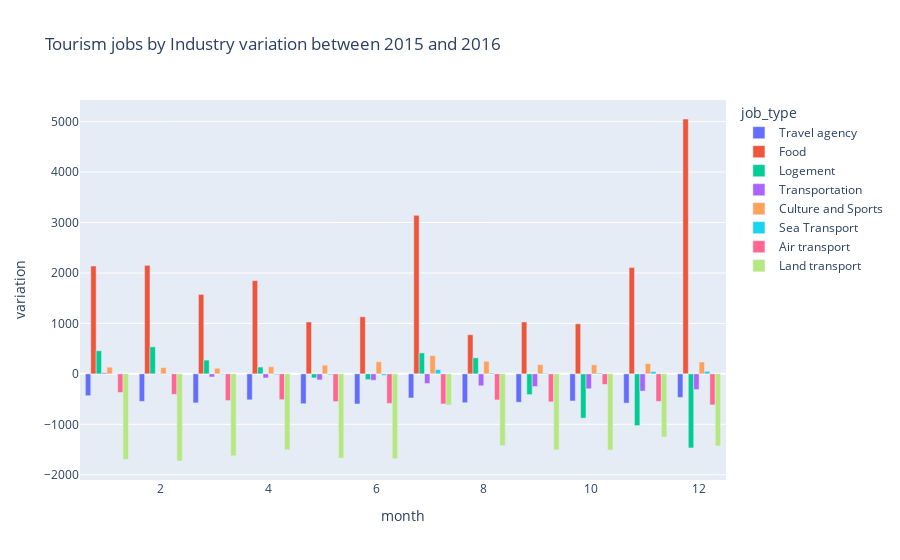

This figure's notebook cell:
### Code cell
fig = px.bar(tourism_rio_grouped_diff, x='month', y='variation', color='job_type', barmode ='group',title='Tourism jobs by Industry variation between 2015 and 2016')

fig.show()

### Figure 1 — Plotly figure (JSON) as saved in the notebook; plotly's stock layout.template omitted (floating-point values rounded to 4 significant figures)
{"data": [{"alignmentgroup": "True", "hovertemplate": "job_type=Travel agency<br>month=%{x}<br>variation=%{y}<extra></extra>", "legendgroup": "Travel agency", "marker": {"color": "#636efa"}, "name": "Travel agency", "offsetgroup": "Travel agency", "orientation": "v", "showlegend": true, "textposition": "auto", "type": "bar", "x": [1, 2, 3, 4, 5, 6, 7, 8, 9, 10, 11, 12], "xaxis": "x", "y": [-432, -545, -575, -515, -592, -597, -478, -572, -562, -537, -580, -467], "yaxis": "y"}, {"alignmentgroup": "True", "hovertemplate": "job_type=Food<br>month=%{x}<br>variation=%{y}<extra></extra>", "legendgroup": "Food", "marker": {"color": "#EF553B"}, "name": "Food", "offsetgroup": "Food", "orientation": "v", "showlegend": true, "textposition": "auto", "type": "bar", "x": [1, 2, 3, 4, 5, 6, 7, 8, 9, 10, 11, 12], "xaxis": "x", "y": [2138, 2151, 1575, 1848, 1029, 1132, 3142, 776, 1030, 993, 2109, 5052], "yaxis": "y"}, {"alignmentgroup": "True", "hovertemplate": "job_type=Logement<br>month=%{x}<br>variation=%{y}<extra></extra>", "legendgroup": "Logement", "marker": {"color": "#00cc96"}, "name": "Logement", "offsetgroup": "Logement", "orientation": "v", "showlegend": true, "textposition": "auto", "type": "bar", "x": [1, 2, 3, 4, 5, 6, 7, 8, 9, 10, 11, 12], "xaxis": "x", "y": [458, 536, 273, 135, -80, -114, 416, 318, -411, -877, -1025, -1468], "yaxis": "y"}, {"alignmentgroup": "True", "hovertemplate": "job_type=Transportation<br>month=%{x}<br>variation=%{y}<extra></extra>", "legendgroup": "Transportation", "marker": {"color": "#ab63fa"}, "name": "Transportation", "offsetgroup": "Transportation", "orientation": "v", "showlegend": true, "textposition": "auto", "type": "bar", "x": [1, 2, 3, 4, 5, 6, 7, 8, 9, 10, 11, 12], "xaxis": "x", "y": [22, -6, -62, -81, -120, -127, -191, -236, -251, -295, -341, -311], "yaxis": "y"}, {"alignmentgroup": "True", "hovertemplate": "job_type=Culture and Sports<br>month=%{x}<br>variation=%{y}<extra></extra>", "legendgroup": "Culture and Sports", "marker": {"color": "#FFA15A"}, "name": "Culture and Sports", "offsetgroup": "Culture and Sports", "orientation": "v", "showlegend": true, "textposition": "auto", "type": "bar", "x": [1, 2, 3, 4, 5, 6, 7, 8, 9, 10, 11, 12], "xaxis": "x", "y": [133, 124, 111, 141, 172, 240, 362, 249, 182, 180, 204, 236], "yaxis": "y"}, {"alignmentgroup": "True", "hovertemplate": "job_type=Sea Transport<br>month=%{x}<br>variation=%{y}<extra></extra>", "legendgroup": "Sea Transport", "marker": {"color": "#19d3f3"}, "name": "Sea Transport", "offsetgroup": "Sea Transport", "orientation": "v", "showlegend": true, "textposition": "auto", "type": "bar", "x": [1, 2, 3, 4, 5, 6, 7, 8, 9, 10, 11, 12], "xaxis": "x", "y": [3, 8, -11, -15, -17, -29, 86, 15, 13, 17, 45, 51], "yaxis": "y"}, {"alignmentgroup": "True", "hovertemplate": "job_type=Air transport<br>month=%{x}<br>variation=%{y}<extra></extra>", "legendgroup": "Air transport", "marker": {"color": "#FF6692"}, "name": "Air transport", "offsetgroup": "Air transport", "orientation": "v", "showlegend": true, "textposition": "auto", "type": "bar", "x": [1, 2, 3, 4, 5, 6, 7, 8, 9, 10, 11, 12], "xaxis": "x", "y": [-369, -406, -528, -511, -550, -585, -596, -517, -555, -209, -545, -615], "yaxis": "y"}, {"alignmentgroup": "True", "hovertemplate": "job_type=Land transport<br>month=%{x}<br>variation=%{y}<extra></extra>", "legendgroup": "Land transport", "marker": {"color": "#B6E880"}, "name": "Land transport", "offsetgroup": "Land transport", "orientation": "v", "showlegend": true, "textposition": "auto", "type": "bar", "x": [1, 2, 3, 4, 5, 6, 7, 8, 9, 10, 11, 12], "xaxis": "x", "y": [-1697, -1727, -1624, -1505, -1670, -1682, -616, -1424, -1505, -1510, -1251, -1429], "yaxis": "y"}], "layout": {"barmode": "group", "legend": {"title": {"text": "job_type"}, "tracegroupgap": 0}, "title": {"text": "Tourism jobs by Industry variation between 2015 and 2016"}, "xaxis": {"anchor": "y", "domain": [0, 1], "title": {"text": "month"}}, "yaxis": {"anchor": "x", "domain": [0, 1], "title": {"text": "variation"}}}}
